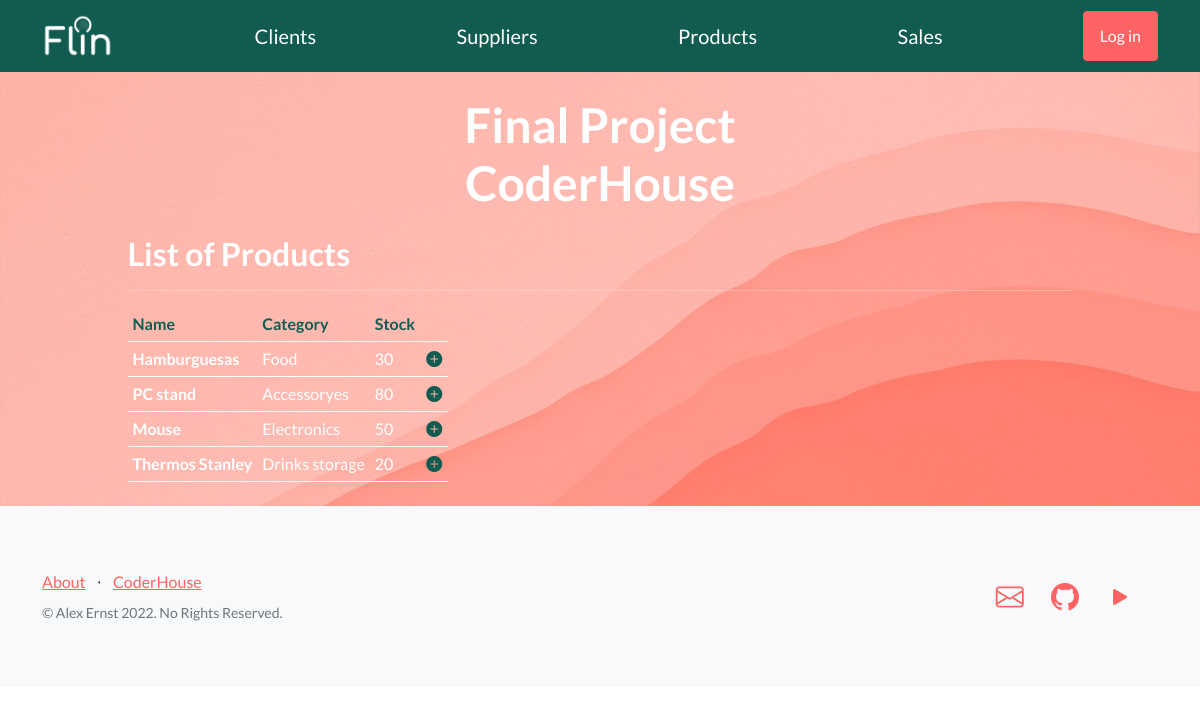
/products/, run on an earlier commit of the app's database.
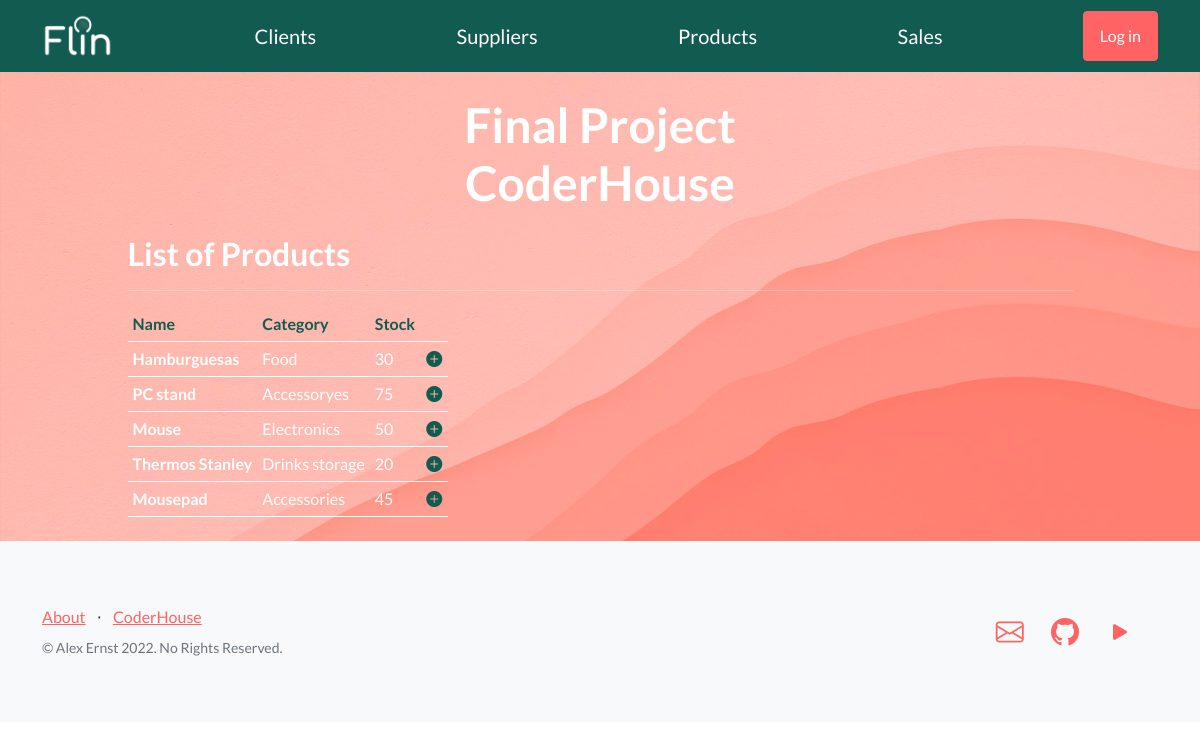
And on a later commit of the database.
### products/models.py (models this page shows)
class Product(models.Model):
    name = models.CharField(max_length=40, unique=True)
    category = models.CharField(max_length=40)
    price = models.IntegerField()
    stock = models.IntegerField()
    supplier = models.CharField(max_length=40, choices=supplier_choices(), default='')
    image = models.ImageField(upload_to='prod_img/', null=True, blank=True)
    description = models.TextField(null=True, blank=True)

### products/views.py (the view)
# urls.py: path('', views.ProductListView.as_view(), name='product-list'),
class ProductListView(ListView):
    model = Product
    template_name = "products/product_list.html"

### products/templates/products/product_list.html (shortened to what this page needs)
{% extends "main/index.html" %}
{% load static %}
{% block content %}
<h2>List of Products</h2>
<hr>
{% if product_list %}
    <table>
            <tr style="border-bottom: 1px solid #fff">
            <th style="padding: 5px; color: #125B50">Name</th>
            <th style="padding: 5px; color: #125B50">Category</th>
            <th style="padding: 5px; color: #125B50" >Stock</th>
            </tr>
        {% for product in product_list %}
        <tr style="border-bottom: 1px solid #fff">
           <td style="padding: 5px"><b>{{product.name}}</b></td><td style="padding: 5px">{{product.category}}</td>
           <td style="padding: 5px">{{product.stock}}</td>
           <td><a href="{% url 'products:product-detail' product.id %}" style="padding: 5px">
                <i class="bi-plus-circle-fill" style="color: #125B50"> </i>
            </a></td>
        </tr>
    {% endfor %}
    </table>
{% else %}
<h4><p style="color: #125B50">No products yet</p></h4>
{% endif %}
{% endblock %}

What changed in the data, as far as the page shows it:
changed Product "PC stand": stock "80" → "75"
added Product: name "Mousepad", category "Accessories", stock "45"
